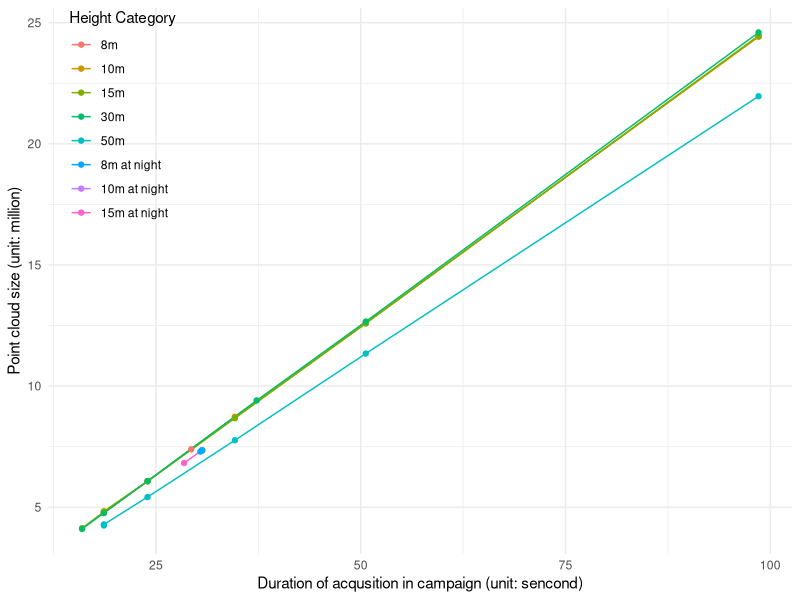
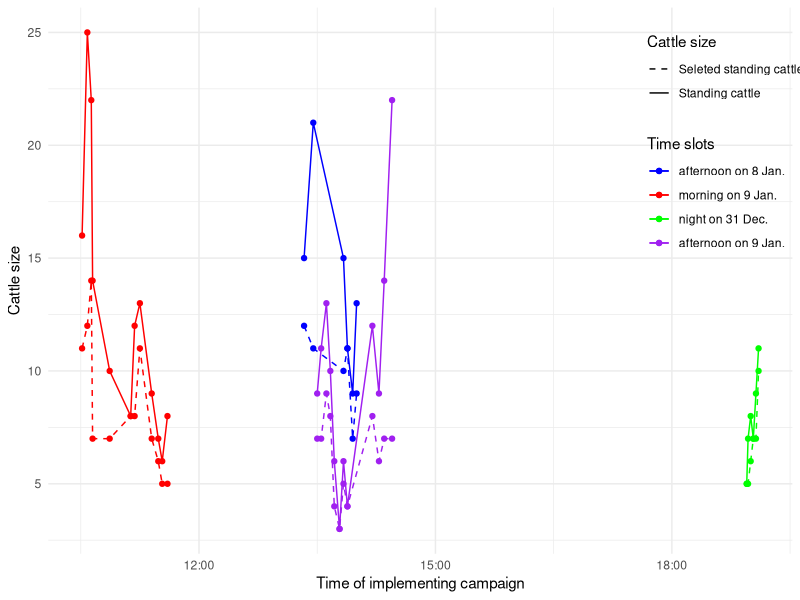
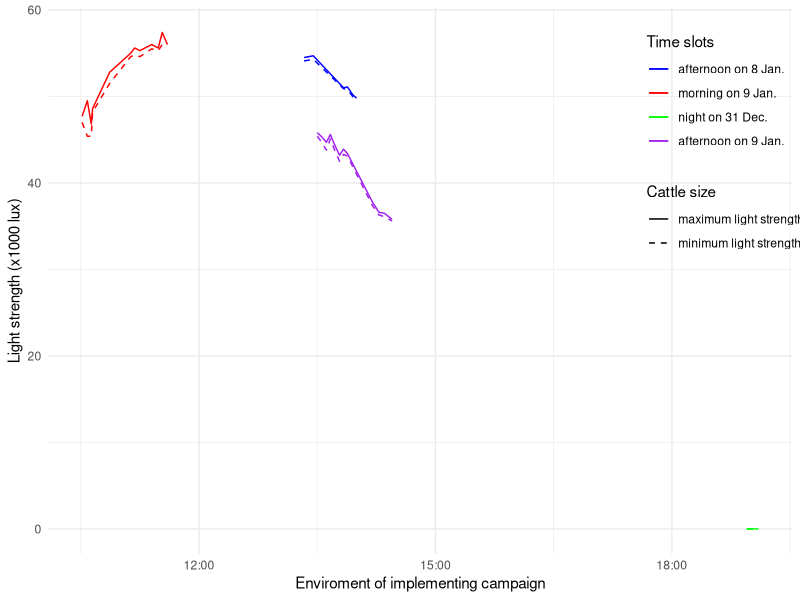

Here is the R script that generated these plots, in order:
library(readxl)
library(ggplot2)
library(patchwork)

setwd("/Users/wyw/Documents/Chaper2/github-code/segmentation-3D/data-result")

data <- read_excel('results-campaigns.xlsx')
data$date <- factor(data$date, labels = c('afternoon on 8 Jan.', 'morning on 9 Jan.', 'night on 31 Dec.', 'afternoon on 9 Jan.'))
data$height <- factor(data$height, levels=c('8', '10', '15', '30', '50', 'n8','n10', 'n15')
                      , labels = c('8m', '10m', '15m', '30m', '50m', '8m at night', '10m at night', '15m at night'))
data$height
data$points = data$points / 1000000
data$points
head(data, n=5)

camaign_size = ggplot(data, aes(x = duration, y = points, group=height)) + 
  geom_line(aes(col = height)) +
  geom_point(aes(col = height)) +
  theme_minimal() +
  theme(legend.position = c(0.1, 0.8) ) +
  labs(x = "Duration of acqusition in campaign (unit: sencond)", 
       y = "Point cloud size (unit: million)",
       col = "Height Category"
  ) 

camaign_size



campaign_time = ggplot(data, aes(x = time, y = `standing cattle`, group = date, color = date)) +
  geom_line(aes(linetype = "Standing cattle")) +
  geom_point() +
  geom_line(aes(y = `avaliable cattle`, linetype = "Seleted standing cattle")) +
  geom_point(aes(y = `avaliable cattle`)) + 
  scale_color_manual(values = c("blue", "red", "green", "purple"), guide = guide_legend(title = "Time slots")) +
  scale_linetype_manual(values = c( "dashed", "solid")) +
  theme_minimal() +
  theme(legend.position = c(0.91, 0.75) ) +
  labs(x = "Time of implementing campaign", y = "Cattle size") +
  guides(linetype = guide_legend(title = "Cattle size"))

campaign_time



ggplot(data, aes(x = time, y = `max-illumiantion`, group = date, color = date)) +
  geom_line(aes(linetype = "maximum light strength")) +
  #geom_point() +
  geom_line(aes(y = `min-illumiantion`, linetype = "minimum light strength")) +
  #geom_point(aes(y = `min-illumiantion`)) + 
  scale_color_manual(values = c("blue", "red", "green", "purple"), guide = guide_legend(title = "Time slots")) +
  scale_linetype_manual(values = c("solid", "dashed")) +
  theme_minimal() +
  theme(legend.position = c(0.91, 0.75) ) +
  labs(x = "Enviroment of implementing campaign", y = "Light strength (x1000 lux)") +
  guides(linetype = guide_legend(title = "Cattle size"))

  
